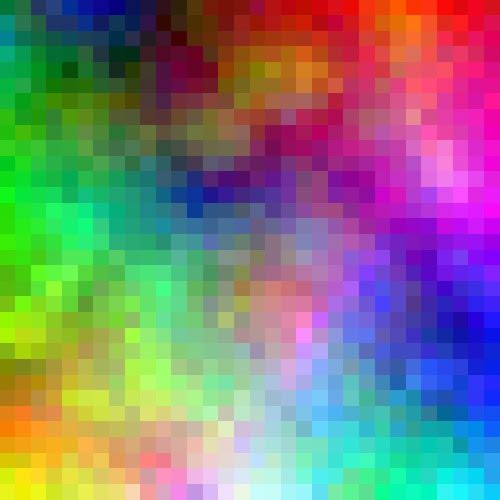
#> input picture jupyter-notebooks/som-ic2.jpg, 500 x 500 px
$ jupyter execute ic2_pic-wall.ipynb
#> lines starting #> are read from the running program, lines starting #| are printed output that depends on the picture; long printed decimals are rounded
[cell 1]
import numpy as np
import cv2
from matplotlib import pyplot as plt
from matplotlib import patches as patches
from random import randint
from PIL import Image
from math import sqrt
from math import sin
from math import cos
from math import pi
from math import floor
from math import ceil
import operator #for sorting array of tuples
from time import time

[cell 2]
img = cv2.imread('som-ic2.jpg')
#> img is the input picture: shape (500, 500, 3); mean B, G, R 122.5, 124.8, 127.9
#convert to rgb
img_rgb = cv2.cvtColor(img, cv2.COLOR_BGR2RGB)
plt.figure(figsize=(1,1))
plt.imshow(img_rgb)

[cell 3]
dist = int(500/32)
col_arr = []
#create 2-dimensional array of colors from som-image
for x in range(0, 32):
    yArr = []
    for y in range(0, 32):
        yArr.append(img_rgb[x*dist][y*dist])
    col_arr.append(yArr)
#> after the loop, col_arr = 32 items

[cell 4]
#generate (random) full binary tree
class Node:
    #leftChild: None or new Node
    #rightChild: None or new Node
    #ar – aspect ratio: calculated from leftChild.ar and rightChild.ar
    #sliceDirection: "V"(0) or "H"(1) or None, when it's a leaf
    def __init__(self, numOfLeaves, aspectRatio, parent, width, height, position):
        self.leftChild = None
        self.rightChild = None
        self.sliceDirection = None
        self.aspectRatio = aspectRatio
        self.image = None
        self.parent = parent
        self.width = width
        self.height = height
        self.position = position

        if(numOfLeaves == 1): #this node is a leaf
            #select image/rect from rects, that best fits the aspectRatio
            self.image = findBestImg(aspectRatio)

        #if(numOfLeaves == 2): #this node is inner node with two leaves

        if(numOfLeaves >= 2): #this node is an inner node with two children
            self.sliceDirection = randint(0,1) #random int 0 for "V", or 1 for "H"
            if(self.sliceDirection == 0): #vertical slice
                childWidth = height * (aspectRatio/2)
                childHeight = height
                leftPos = position
                rightPos = ((position[0] + width - childWidth), position[1])
                self.leftChild = Node(floor(numOfLeaves/2), aspectRatio/2, self, childWidth, childHeight, leftPos)
                self.rightChild = Node(ceil(numOfLeaves/2), aspectRatio/2, self, childWidth, childHeight, rightPos)
            else: #horizontal slice
                childWidth = width
                childHeight = width / (aspectRatio*2)
                leftPos = position
                rightPos = (position[0], (position[1] + height - childHeight))
                self.leftChild = Node(floor(numOfLeaves/2), aspectRatio*2, self, childWidth, childHeight, leftPos)
                self.rightChild = Node(ceil(numOfLeaves/2), aspectRatio*2, self, childWidth, childHeight, rightPos)

[cell 5]
def findBestImg(aspectRatio):
    unassignedPos = firstUnassignedPos()
    diff = abs(aspectRatio - ((rects[unassignedPos][2])/(rects[unassignedPos][3])))
    bestImgPos = unassignedPos

    for i in range(unassignedPos + 1, len(rects)):
        if(rects[i][5] == False): #rect not assigned yet
            ar_rect = (rects[i][2])/(rects[i][3]) #width/height
            tmpDiff = abs(aspectRatio - ar_rect)
            if(tmpDiff < diff):
                diff = tmpDiff
                bestImgPos = i

    rects[bestImgPos] = (rects[bestImgPos][0], rects[bestImgPos][1], rects[bestImgPos][2], rects[bestImgPos][3], rects[bestImgPos][4], True)
    return rects[bestImgPos] #format: (x, y, width, height, (r,g,b, 0.6), assigned)

[cell 6]
def firstUnassignedPos():
    for i in range(0, len(rects)):
        if(rects[i][5] == False):
            return i
    print("all positions appear to be assigned")
    return -1

[cell 7]
all_width = 0
all_height = 0
rects = []
subsetSize = 3 #originally subsetSize = 32
for x in range(0, subsetSize):
    for y in range(0, subsetSize):
        rand_width = randint(30,100)
        rand_height = randint(30,100)
        all_width = all_width + rand_width
        all_height = all_height + rand_height
        r = float(col_arr[x][y][0]/255)
        g = float(col_arr[x][y][1]/255)
        b = float(col_arr[x][y][2]/255)
        assigned = False
        rects.append( (x*50, y*50, rand_width, rand_height, (r,g,b, 0.6), assigned) ) #alpha 0.6
#> after the loop, all_height = 681; all_width = 594; rects = 9 items

print(rects[0])
#| (0, 0, 79, 83, (0.0, 0.4706, 0.1961, 0.6), False)

[cell 8]
#create blank (black) image
blank = np.zeros( (int(all_height/2), int(all_width/2), 3), np.uint8 )
blank_img = Image.fromarray(blank, 'RGB')
#> blank_img: PIL image 297x340 RGB; every value is 0
#Image.fromarray(rgb_pixels, 'RGB')
#plt.figure(1)
#plt.imshow(blank_img)

[cell 9]
#create figure and axes
fig,ax = plt.subplots(1)
ax.imshow(blank_img)

for i in range(0, len(rects)):
    posX = rects[i][0]
    posY = rects[i][1]
    width = rects[i][2]
    height = rects[i][3]
    color = rects[i][4]#[0:3]
    tmpRect = patches.Rectangle((posX, posY), width, height, linewidth=0, edgecolor=color, facecolor=color)
    ax.add_patch(tmpRect)
#> this loop made 9 passes
#> (posX, posY, width, height, color) on passes 1 to 9: (0, 0, 79, 83, (0, 0.471, 0.196, 0.6)), (0, 50, 35, 63, (0.0863, 0.451, 0.227, 0.6)), (0, 100, 95, 92, (0.176, 0.38, 0.329, 0.6)), (50, 0, 81, 68, (0.0549, 0.561, 0.412, 0.6)), (50, 50, 91, 75, (0.137, 0.522, 0.369, 0.6)), (50, 100, 57, 94, (0.212, 0.443, 0.365, 0.6)), (100, 0, 47, 66, (0.0118, 0.541, 0.518, 0.6)), (100, 50, 47, 42, (0.0706, 0.478, 0.38, 0.6)), (100, 100, 62, 98, (0.145, 0.467, 0.325, 0.6))

plt.imshow(blank_img)
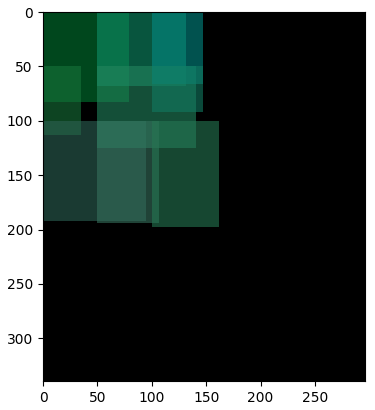
#> figure drawn by matplotlib, 1 panel

[cell 10]
# set expected ratio ar_exp
ar_exp = (2/3)
# set number of associated images N
numberOfImages = subsetSize*subsetSize
# create the tree root node with numberOfImages, which creates the tree recursively
root = Node(numberOfImages, ar_exp, None, 1000, 1500, (0,0)) #None because root has no parent
#> the loop in firstUnassignedPos, `for i in range(0, len(rects)):` made 1 pass
#> in findBestImg, `unassignedPos = firstUnassignedPos()`: unassignedPos = 0
#> in findBestImg, `diff = abs(aspectRatio - ((rects[unassignedPos][2])/(rects[unassignedP..`: diff = 0.618
#> in findBestImg, `bestImgPos = unassignedPos`: bestImgPos = 0
#> the loop in findBestImg, `for i in range(unassignedPos + 1, len(rects)):` made 8 passes
#> (ar_rect, tmpDiff, diff, bestImgPos) on pass 1: (0.556, 0.222, 0.222, 1)
#> (ar_rect, tmpDiff) on passes 2 to 7: (1.03, 0.699), (1.19, 0.858), (1.21, 0.88), (0.606, 0.273), (0.712, 0.379), (1.12, 0.786)
#> after the loop in findBestImg, `for i in range(unassignedPos + 1, len(rects)):`: bestImgPos = 1; diff = 0.222
#> the loop in firstUnassignedPos (call 2), `for i in range(0, len(rects)):` made 1 pass
#> the loop in findBestImg (call 2), `for i in range(unassignedPos + 1, len(rects)):` made 8 passes
#> (ar_rect, tmpDiff, diff, bestImgPos) on pass 5: (0.606, 0.273, 0.273, 5)

[cell 11]
#TODO display tree structure
blank2 = np.zeros( (1500, 1000, 3), np.uint8 )
blank2_img = Image.fromarray(blank2, 'RGB')
#> blank2_img: PIL image 1000x1500 RGB; every value is 0
#plt.imshow(blank2_img)

[cell 12]
#create figure and axes
fig,ax2 = plt.subplots(figsize=(10,10))
ax2.imshow(blank2_img)

#build image from tree structure
#traverse tree
def traverseTree(node):
    treeRects = []
    if(node.leftChild == None and node.rightChild == None): #leaf
        #display
        rect = node.image
        position = node.position
        width = rect[2]
        width = node.width
        height = rect[3]
        height = node.height
        #color = rect[4][0:3]
        tmpRect = patches.Rectangle(position, width, height, linewidth=0.5, edgecolor=(1,1,1), facecolor=(0,0,0))
        ax2.add_patch(tmpRect)
        #print(rect)
    else:
        traverseTree(node.leftChild)
        traverseTree(node.rightChild)

traverseTree(root)
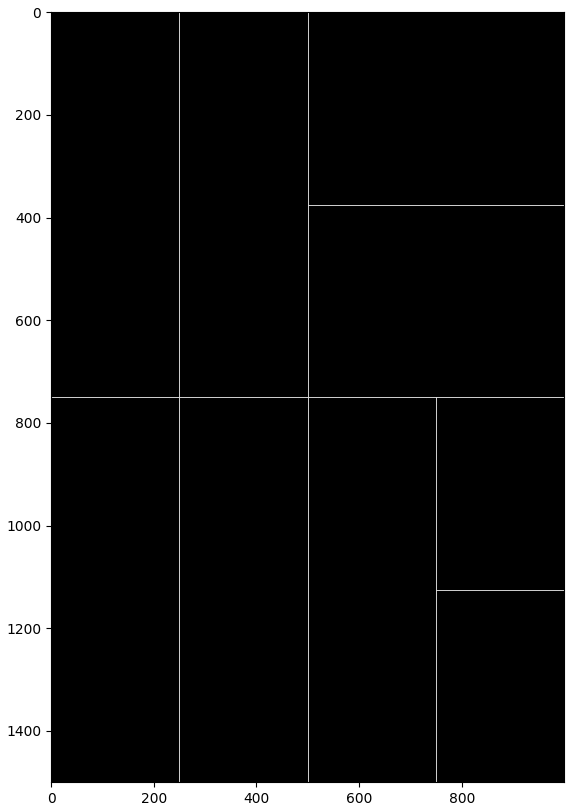
#> figure drawn by matplotlib, 1 panel

[cell 13]
#create figure and axes
fig,ax2 = plt.subplots(figsize=(10,10))
ax2.imshow(blank2_img)

#build image from tree structure
#traverse tree
def traverseTree(node):
    treeRects = []
    if(node.leftChild == None and node.rightChild == None): #leaf
        #display
        rect = node.image
        position = node.position
        width = rect[2]
        height = rect[3]
        if(node.height > node.width): # rect_height is bigger than rect_width
            height = (height/width) * node.width
            width = node.width
        else: # rect_width is same or bigger than rect_height
            width = (width/height) * node.height
            height = node.height
        color = rect[4][0:3] #add or remove transparency to see overlapping
        tmpRect = patches.Rectangle(position, width, height, linewidth=0, edgecolor=color, facecolor=color)
        ax2.add_patch(tmpRect)
        #print("width: ", width, ", height: ", height)
    else:
        traverseTree(node.leftChild)
        traverseTree(node.rightChild)

traverseTree(root)
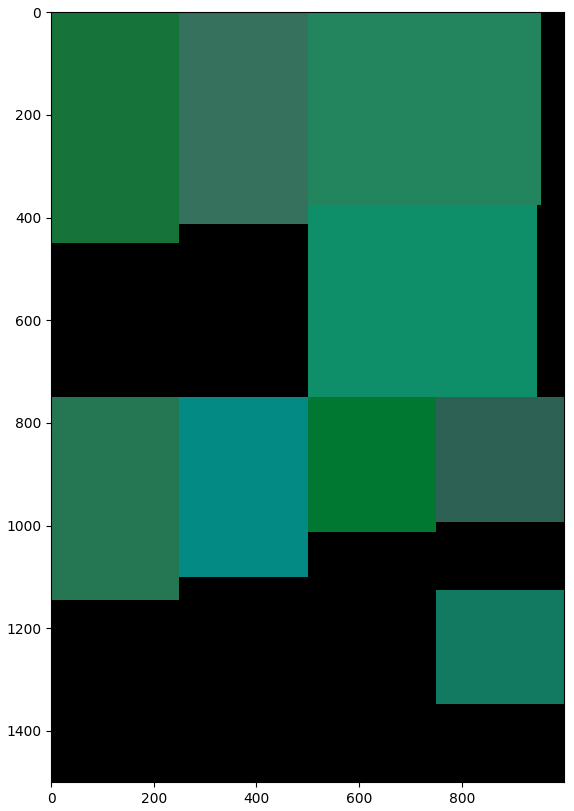
#> figure drawn by matplotlib, 1 panel

[cell 14]
#create figure and axes
fig,ax2 = plt.subplots(1)
ax2.imshow(blank2_img)

#build image from tree structure
#traverse tree
def traverseTree(node):
    treeRects = []
    if(node.leftChild == None and node.rightChild == None): #leaf
        #display
        rect = node.image
        position = node.position
        width = rect[2]
        height = rect[3]
        color = rect[4][0:3] #add or remove transparency to see overlapping
        tmpRect = patches.Rectangle(position, width, height, linewidth=0, edgecolor=color, facecolor=color)
        ax2.add_patch(tmpRect)
    else:
        traverseTree(node.leftChild)
        traverseTree(node.rightChild)

traverseTree(root)
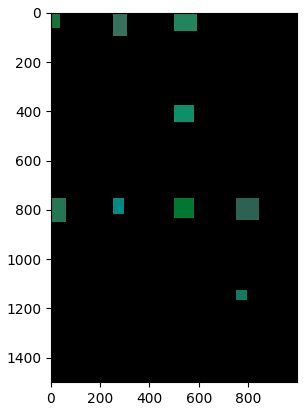
#> figure drawn by matplotlib, 1 panel

$ run again, with jupyter-notebooks/som-flowers.jpg copied over jupyter-notebooks/som-ic2.jpg
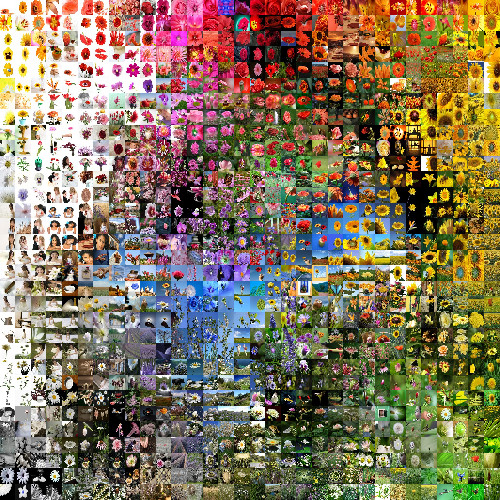
#> input picture jupyter-notebooks/som-flowers.jpg, 500 x 500 px
#> img is the input picture: shape (500, 500, 3); mean B, G, R 93.7, 117.9, 133.4
#> after the loop `for x in range(0, 32):`: col_arr = 32 items
#> after the loop `for x in range(0, subsetSize):`: all_height = 681; all_width = 594; rects = 9 items
#| (0, 0, 79, 83, (1.0, 1.0, 1.0, 0.6), False)
#> blank_img: PIL image 297x340 RGB; every value is 0
#> the loop `for i in range(0, len(rects)):` made 9 passes
#> (posX, posY, width, height, color) on passes 1 to 8: (0, 0, 79, 83, (1, 1, 1, 0.6)), (0, 50, 35, 63, (0.996, 0.996, 0.996, 0.6)), (0, 100, 95, 92, (0.992, 0.973, 0.961, 0.6)), (50, 0, 81, 68, (0.933, 0.933, 0.933, 0.6)), (50, 50, 91, 75, (0.941, 0.961, 0.933, 0.6)), (50, 100, 57, 94, (1, 0.996, 0.957, 0.6)), (100, 0, 47, 66, (1, 0.98, 0.816, 0.6)), (100, 50, 47, 42, (1, 0.949, 0.929, 0.6))
#> the loop in firstUnassignedPos, `for i in range(0, len(rects)):` made 1 pass
#> unassignedPos = 0
#> in findBestImg, `diff = abs(aspectRatio - ((rects[unassignedPos][2])/(rects[unassignedP..`: diff = 0.618
#> in findBestImg, `bestImgPos = unassignedPos`: bestImgPos = 0
#> the loop in findBestImg, `for i in range(unassignedPos + 1, len(rects)):` made 8 passes
#> (ar_rect, tmpDiff, diff, bestImgPos) on pass 1: (0.556, 0.222, 0.222, 1)
#> after the loop in findBestImg, `for i in range(unassignedPos + 1, len(rects)):`: bestImgPos = 1; diff = 0.222
#> the loop in firstUnassignedPos (call 2), `for i in range(0, len(rects)):` made 1 pass
#> the loop in findBestImg (call 2), `for i in range(unassignedPos + 1, len(rects)):` made 8 passes
#> (ar_rect, tmpDiff, diff, bestImgPos) on pass 5: (0.606, 0.273, 0.273, 5)
#> blank2_img: PIL image 1000x1500 RGB; every value is 0
#> `[cell 13] #create figure and axes fig,ax2 = plt.subplots(figsize=(10,1..`:
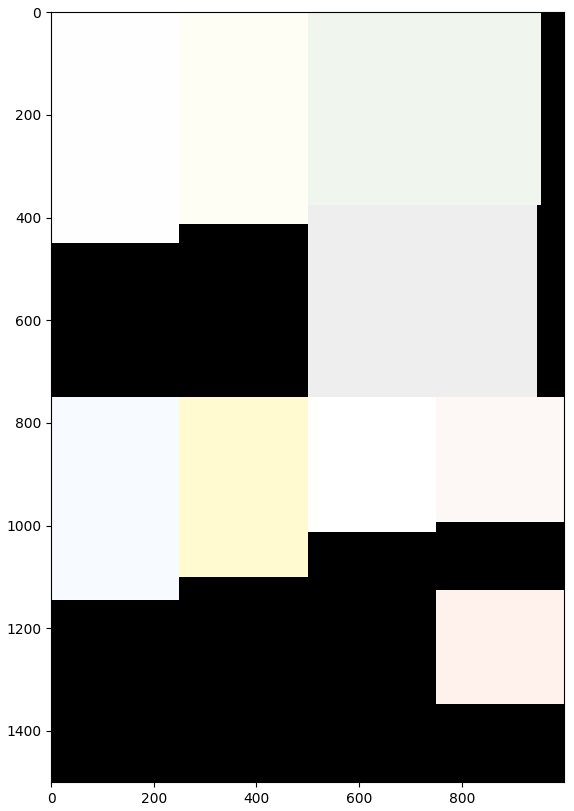
#> figure drawn by matplotlib, 1 panel
#> `[cell 14]`:
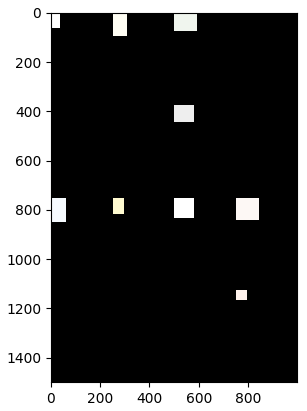
#> figure drawn by matplotlib, 1 panel
